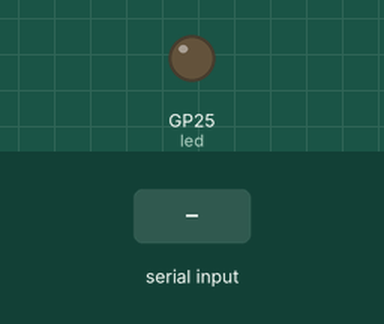
Simulated run of this program. Board: Raspberry Pi Pico running MicroPython. Shown: output pins drawn as LEDs (lit = HIGH). The inputs (shaded band) are chosen by the test bench. What the program prints to the serial console is not drawn.

Above: at 5.2 s.
5.3 s: "20\n" received over the second serial link
At 5.45 s:
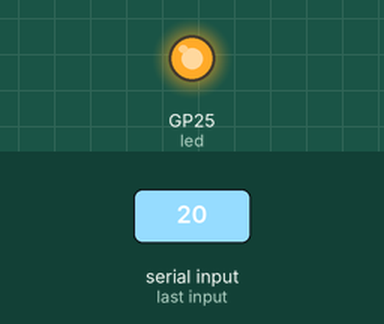
Timing chart, 0 to 8.3 s (numbered marks = the images above; inputs shaded):
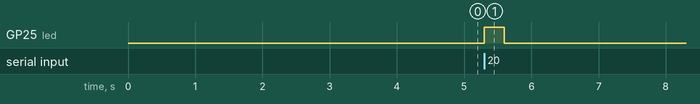

Measured:
- after the input at 5.3 s, GP25 (led): LOW → HIGH at once, → LOW 0.30 s later

The program:

ucontroller_code.py
```python
"""
If you have the breadboard prototype ignore the Pico
that is not connected to the scanner, that is the
Picoprobe which is mainly used for C debugging
    - If you want to flash to it go ahead, I have
    the Picoprobe tool on my laptop and can reflash it

How to program from Thonny to Pico-Lock

1. Bottom right of Thonny there is the current interpeter
    click on it and select "Configure Interpeter"
    a. If this is the first time firing up Thonny and connecting the Pico
        then you need to select Micropython onto the Pico
        i. After this Micropython (Raspberry Pi Pico)
    b. For the kind of interpeter, select "Micropython (Raspberry Pi Pico)"
2. After selecting the interpeter start coding
3. Save the code onto the Pico
    a. Alternatively we can run the code by pressing the green button

"""
from machine import Pin, UART, PWM, I2C
import time
import utime

#---- Functions ----#
"""
 Do attempt to scan or trigger scanner while sending commands.
 The scanner will buffer in an attempted scan while a
 command is being sent and a b'' value will show up and the
 ACK byte will buffer in afterwards
 During set up point scanner towards a wall or something
 that wont move
"""
def inputTx0(txData):
    uart0.write(txData)
    time.sleep(1)


def outputRx():
    # Note that only commands return 0x06 or 0x15
    # Sometimes the commands return a byte of b'',
    # this means the scanner will append a byte of 0x06
    # in the scan buffer, scanner logic handles it
    # sometimes if the scanner is sending data and then interrupted, then
    # commands will return 0,
    data = bytes()
    #print(uart0.any())
    while uart0.any() > 0:
        led.value(1)
        data += uart0.read(1)
        time.sleep(1)
        led.value(0)

    if data == b'\x06':
        return "Success"

    if data == b'\x15':
        return "Error"

    if data != b'\x15' and data != b'\x06':
        return data

def resetScanner():
    temp = ""
    cmd = bytes()
    cmd = b'^_^DEFALT.'
    print("RESET")
    inputTx0(cmd)
    temp = outputRx()
    print(temp)

def ttlMode():
    temp = ""
    cmd = bytes()
    cmd = b'^_^POR232.'
    print("TTL/RS232 Mode!")
    inputTx0(cmd)
    temp = outputRx()
    print(temp)

def motionOn():
    temp = ""
    cmd = bytes()
    cmd = b'^_^SCMMDH.'
    print("Enabling Motion Sense!")
    inputTx0(cmd)
    temp = outputRx()
    print(temp)

def lightsOff():
    temp = ""
    cmd = bytes()
    cmd = b'^_^LAMENA0.'
    print("Turning off aux lights")
    inputTx0(cmd)
    temp = outputRx()
    print(temp)


def qrModeOn():
    temp = ""
    cmd = bytes()
    cmd = b'^_^QRCENA1.'
    print("Enabling QR Code Readability")
    inputTx0(cmd)
    temp = outputRx()
    print(temp)

def motionSense(sense):
    temp = ""
    cmd = bytes()
    if sense == 20:
        inputTx0(b'^_^MDTTHR20.')
        print("Enabling HIGH Sensitivity")
        outputRx()
        return

    if sense == 50:
        cmd = b'^_^MDTTHR50.'
        inputTx0(cmd)
        print("Enabling MEDIUM Sensitivity")
        temp = outputRx();
        print(temp)
        return

    if sense == 100:
        inputTx0(b'^_^MDTTHR100.')
        print("Enabling LOW Sensitivity")
        outputRx()
        return

    print("No change in sensitivity")

def servo_lock(angle_target):
    # Calculate duty cycle value for duty target
    duty_target = int((angle_target - angle_min) / angle_range * duty_range + duty_min)

    # Rotate servo to 90 degrees
    pwm.duty_u16(duty_target)
    # Wait for servo to rotate to target angle
    utime.sleep(1)

    # Clean up
    pwm.deinit()


#---- main ----#
# Set up UART for the scanner
uart0 = UART(0, baudrate=115200, tx=Pin(12), rx=Pin(13))
# Set up UART for the Pi 4
uart1 = UART(1, baudrate=115200, tx=Pin(4), rx=Pin(5))
# Set up PWM pin for servo
pwm_pin = Pin(17)
pwm = PWM(pwm_pin)
pwm.freq(50)
# Set up servo motor angle control variables
angle_min = 0      # Minimum angle of servo
angle_max = 270    # Maximum angle of servo
duty_min = 2000    # Duty cycle value for minimum angle
duty_max = 7500    # Duty cycle value for maximum angle
angle_range = angle_max - angle_min
duty_range = duty_max - duty_min

# Set up status LED
led = Pin(25, Pin.OUT)

reset = False

print("---- Setting Up Commands ----")
if reset == True:
    resetScanner()

#ttlMode()
motionOn()
qrModeOn()
motionSense(50)
lightsOff()

rxData = bytes()
# This is for the Pi 4
piBuf = bytes()
piScan = bytes()
piCode = ''
# This holds the QR code recieved from scanner
qrCode = ''
# This is used to check bytes from the RX
scanByte = bytes()
# This is our scan flag
scan = 0
# Recent unlock flag
unlock = 0

print("---- Entering Infinite Loop ----")
while True:


    # Listen on UART 0 for Scanner
    if uart0.any() > 0:
        #print("---- From Scanner ----\n")
        # Bring the LED on Pico high
        led.value(1)
        # Read a byte from rx
        scanByte = uart0.read(1)
        # Put the scanned byte into the rxData
        if scanByte == b'\x06':
            print("Command overflow, throwing away")
        else:
            rxData += scanByte
        # Wait a bit
        time.sleep(0.1)
        # Bring the LED on Pico low
        led.value(0)


        # byte \r means end of scan
        if scanByte == b'\r':
            print("\n---- END OF SCAN ----")
            qrCode = rxData.decode("utf-8")

            # Debugging prints
            #print(rxData)
            print(qrCode)

            print("---- Sending to PI ----")
            # Send data to PI Master
            print(rxData)
            uart1.write(rxData)
            servo_lock(0)
            time.sleep(2)
            servo_lock(110)


            # Reset the variables
            # Do not reset the scan flag here, it messes up the locking and unlocking
            rxData = b''
            scanByte = b''
            time.sleep(0.1)
```
